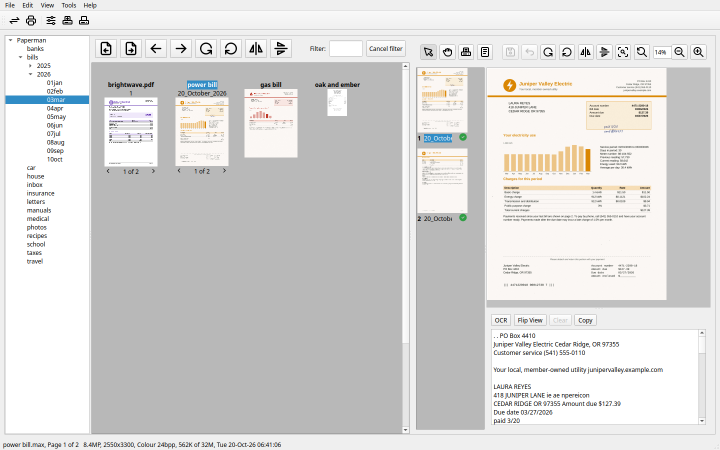
#> input picture doc/images/desktop.png, 1440 x 900 px (shown at 1/2 size)
$ python draw_diagram.py ../doc/images
#> lines starting #> are read from the running program, lines starting #| are printed output that depends on the picture
#> in draw_parts, `sheet = Image.new('RGB', (WIDTH, HEIGHT), PAPER)`: sheet: PIL image 1500x1030 RGB; every value is 255
#> in draw_parts, desktop is the input picture: PIL image 1440x900 RGB; mean R, G, B 216.5, 215.7, 214.6
#!/usr/bin/env python3
# SPDX-License-Identifier: GPL-2.0-or-later

"""Draw the diagram of how Paperman's parts work together

The desktop program at the scanner puts the papers on a server, which
the desktop program on other computers and the phone app reach. Each
part is shown by a small picture of it, taken from the screenshots, with
a few words, and arrows to the server.

Usage:
    scripts/draw_diagram.py doc/images
writes doc/images/parts.png, using desktop.png from the same directory
"""

import argparse
import os

from PIL import Image, ImageDraw, ImageFont

from annotate_screenshot import FONT, INK, PAPER, arrow, wrap

ROOT = os.path.join(os.path.dirname(os.path.abspath(__file__)), '..')
ICON = os.path.join(ROOT, 'app', 'assets', 'icon.png')

WIDTH, HEIGHT = 1500, 1030
TOP = 200                   # where the row of desktops and the server is
SIZE = 26
TITLE = 30
FRAME = (120, 120, 120)


def screen(desktop, width):
    """Make a small monitor showing the desktop's window

    Args:
        desktop (Image): Screenshot of the window
        width (int): Width of the monitor

    Returns:
        Image: The monitor, on a stand
    """
#> called with width = 330
    inner = desktop.resize((width - 24, (width - 24) * desktop.height //
                            desktop.width))
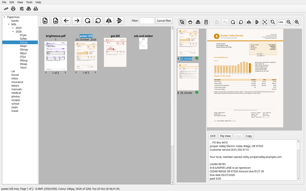
#> inner: PIL image 306x191 RGB; mean R, G, B 216.4, 215.6, 214.5
    height = inner.height + 24
#> height = 215
    out = Image.new('RGBA', (width, height + 40), (0, 0, 0, 0))
#> out: PIL image 330x255 RGBA; every value is 0
    draw = ImageDraw.Draw(out)
    draw.rounded_rectangle((0, 0, width - 1, height - 1), radius=10,
                           fill=(50, 50, 55))
    out.paste(inner, (12, 12))
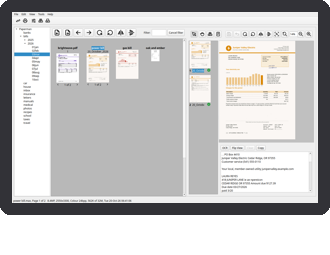
#> out: PIL image 330x255 RGBA; mean R, G, B, A 157.7, 157.1, 157.1, 214.7; transparent parts drawn white
    draw.rectangle((width // 2 - 15, height, width // 2 + 15, height + 25),
                   fill=(80, 80, 85))
    draw.rounded_rectangle((width // 2 - 60, height + 25, width // 2 + 60,
                            height + 38), radius=5, fill=(80, 80, 85))
    return out


def server(width, height):
    """Draw a server: a tower with drive bays and a light"""
#> called with width = 170, height = 200
    out = Image.new('RGBA', (width, height), (0, 0, 0, 0))
#> out: PIL image 170x200 RGBA; every value is 0
    draw = ImageDraw.Draw(out)
    draw.rounded_rectangle((0, 0, width - 1, height - 1), radius=12,
                           fill=(60, 64, 72))
    for num in range(4):
        top = 25 + num * 38
        draw.rounded_rectangle((18, top, width - 18, top + 26), radius=5,
                               fill=(90, 96, 106))
        draw.ellipse((width - 40, top + 9, width - 30, top + 19),
                     fill=(10, 170, 58))
    return out


# [57 lines left out: functions phone, caption, edge, both_ways, not called in this run]


def draw_parts(images, out_path):
    """Draw the diagram

    Args:
        images (str): Directory holding desktop.png
        out_path (str): Where to write the diagram
    """
    fonts = (ImageFont.truetype(FONT, SIZE),
             ImageFont.truetype(FONT.replace('Regular', 'Bold'), TITLE))
    sheet = Image.new('RGB', (WIDTH, HEIGHT), PAPER)
    draw = ImageDraw.Draw(sheet)
    desktop = Image.open(os.path.join(images, 'desktop.png')).convert('RGB')

    parts = {
        'scan': screen(desktop, 330),
        'server': server(170, 200),
        'other': screen(desktop, 330),
        'phone': phone(Image.open(ICON).convert('RGBA'), 120),
    }
    tops = {'scan': TOP, 'server': TOP + 20, 'other': TOP, 'phone': TOP + 440}
    lefts = {'scan': 60, 'other': WIDTH - 60 - parts['other'].width}
    boxes = {}
    for name, image in parts.items():
        left = lefts.get(name, (WIDTH - image.width) // 2)
        boxes[name] = (left, tops[name], left + image.width,
                       tops[name] + image.height)
        sheet.paste(image, boxes[name][:2], image)

    for name in ('scan', 'other', 'phone'):
        both_ways(draw, boxes[name], boxes['server'])

    caption(draw, fonts, ((boxes['scan'][0] + boxes['scan'][2]) // 2,
                          boxes['scan'][3] + 20),
            ('At the scanner',
             'The desktop program scans papers, files them and finds them'))
    # above the server, as the arrows to the phone run below it
    caption(draw, fonts, (WIDTH // 2, 30),
            ('Server', 'Keeps the papers in its repositories, reads their '
             'text and searches it'), width=300)
    caption(draw, fonts, ((boxes['other'][0] + boxes['other'][2]) // 2,
                          boxes['other'][3] + 20),
            ('On other computers',
             "The desktop program shows the server's repositories beside "
             'its own, to file and find papers there too'), width=340)
    caption(draw, fonts, (WIDTH // 2 + 250, boxes['phone'][1] + 60),
            ('On a phone or tablet',
             'The app finds and reads papers, and scans new ones with the '
             'camera, wherever you are'))
    draw.rectangle((0, 0, WIDTH - 1, HEIGHT - 1), outline=FRAME)
    sheet.save(out_path, optimize=True)


def main():
    """Draw the diagrams asked for"""
    parser = argparse.ArgumentParser(
        description=__doc__.split('\n', maxsplit=1)[0])
    parser.add_argument('dir', help='directory holding the screenshots')
    args = parser.parse_args()
    out = os.path.join(args.dir, 'parts.png')
    draw_parts(args.dir, out)
    print(f'saved {out}')


if __name__ == '__main__':
#> (the run stopped early here; a loop or call above may not have finished)

$ run again, with doc/images/email-gmail-pasted-windows.png copied over doc/images/desktop.png
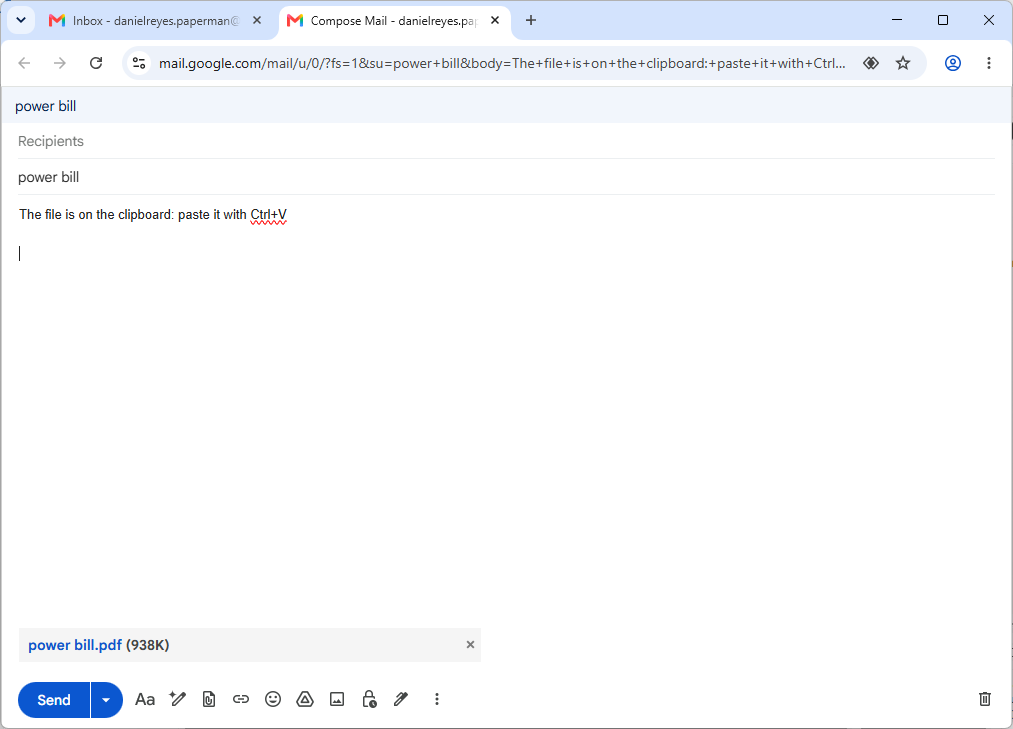
#> input picture doc/images/email-gmail-pasted-windows.png, 1013 x 729 px
#> sheet: PIL image 1500x1030 RGB; every value is 255
#> in screen, `out.paste(inner, (12, 12))`:
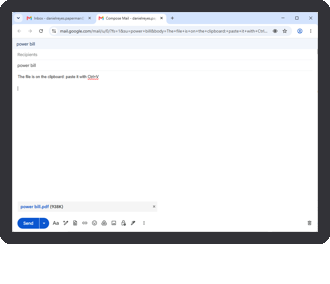
#> out: PIL image 330x284 RGBA; mean R, G, B, A 185.4, 186.4, 188.8, 218.8; transparent parts drawn white
